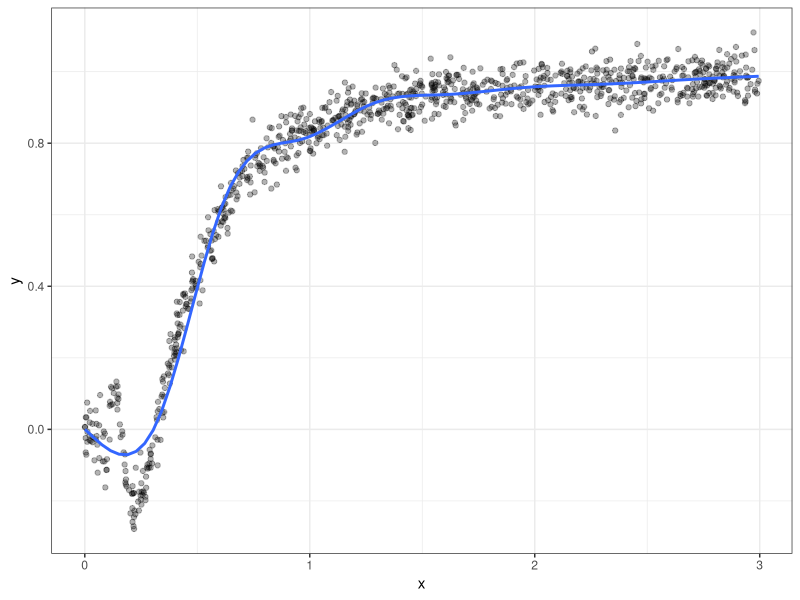
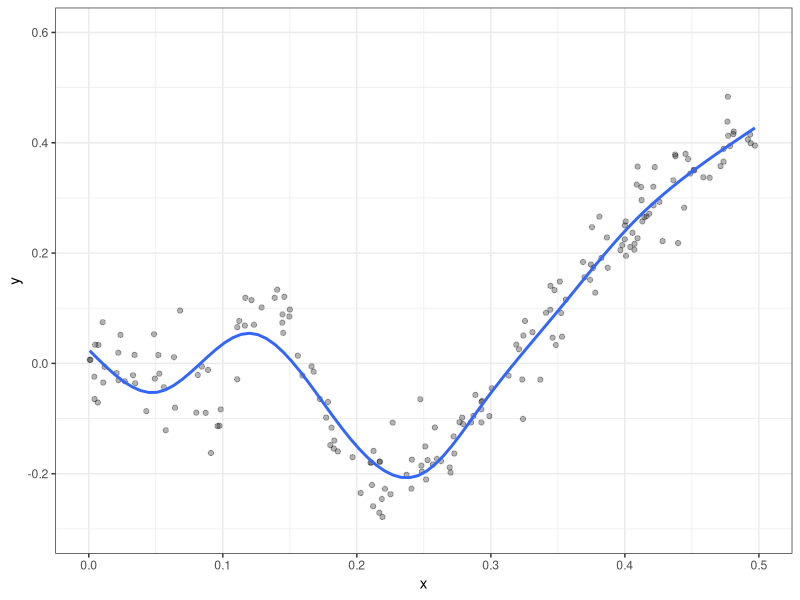
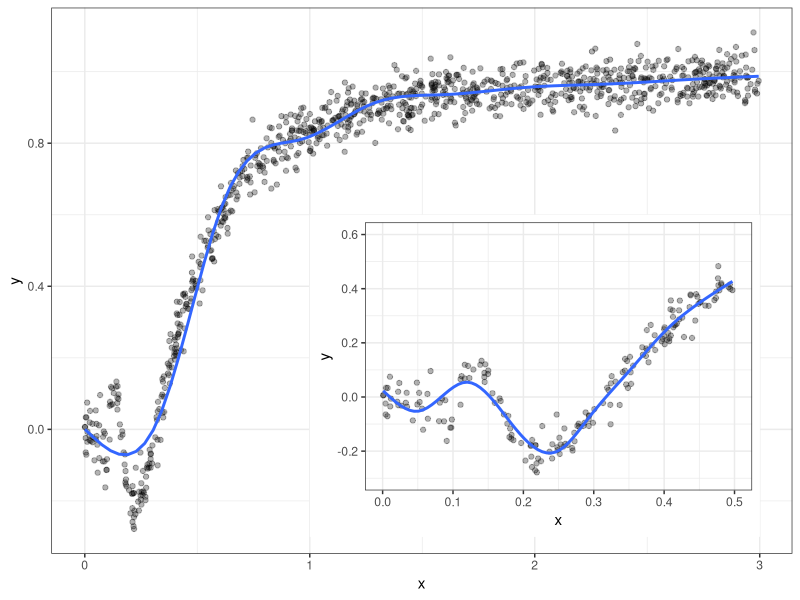
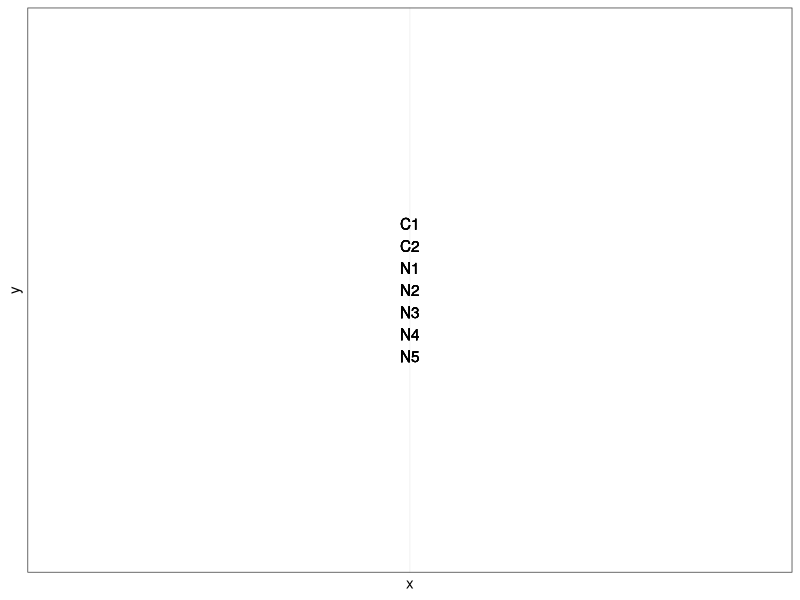
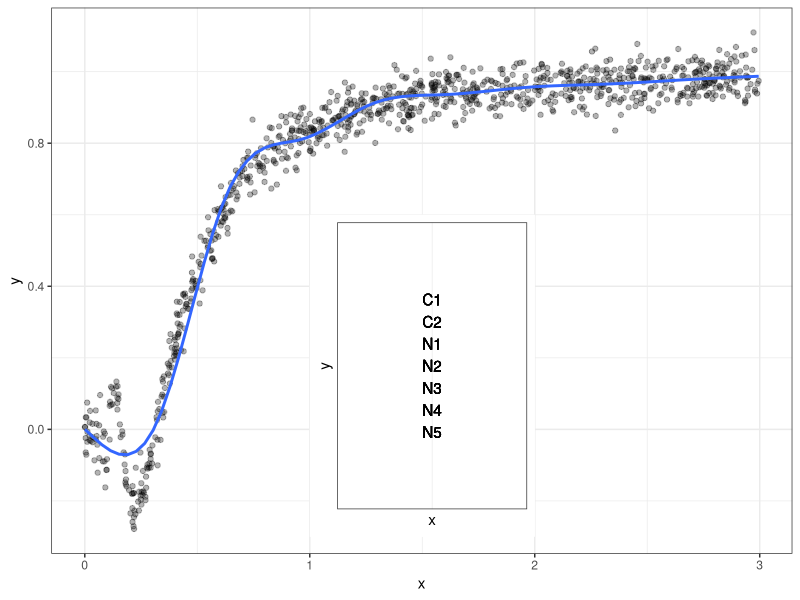

These charts were generated, in order, by the following R code:

library(ggplot2)

set.seed(42)
n <- 1000
x <- runif(n) * 3
y <- x * sin(1/x) + rnorm(n) / 25
df <- data.frame(x = x, y = y)

p1 <- ggplot(df, aes(x, y)) +
  geom_point(alpha = 0.3) +
  geom_smooth(se = FALSE) +
  theme_bw()
p1


p2 <- ggplot(df, aes(x, y)) +
  geom_point(alpha = 0.3) +
  geom_smooth(se = FALSE) +
  scale_x_continuous(limits = c(0, 0.5)) +
  scale_y_continuous(limits = c(-0.3, 0.6)) +
  theme_bw()
p2


p1 + annotation_custom(ggplotGrob(p2), xmin = 1, xmax = 3, 
                       ymin = -0.3, ymax = 0.6)


x <- 1:5
y <- 6:10

df <- data.frame(x,y)

t <- ggplot(df, aes(x, y)) +
  geom_text(aes(x=2.5, y=7.5, 
                label='C1\nC2\nN1\nN2\nN3\nN4\nN5')) +
  scale_x_continuous(breaks = 1:10)+
  scale_y_continuous(breaks = 11:20)+
  theme_bw()
t
tgg <- ggplotGrob(t)

p1 + annotation_custom(ggplotGrob(t), xmin = 1, xmax = 2, ymin=-0.3, ymax=0.6)





